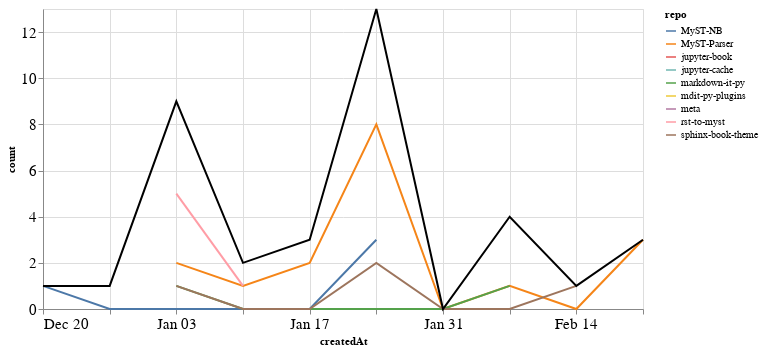

This figure's notebook cell:
### Markdown cell above
### PRs

### Code cell
prs_time = prs.groupby('repo').resample('W', on='createdAt').count()['author'].reset_index()
prs_time = prs_time.rename(columns={'author': 'count'})
prs_time_total = prs_time.groupby('createdAt').agg({"count": "sum"}).reset_index()

ch1 = alt.Chart(prs_time, width=600).mark_line().encode(
    x='createdAt',
    y='count',
    color='repo',
    tooltip="repo"
)

ch2 = alt.Chart(prs_time_total, width=600).mark_line(color="black").encode(
    x='createdAt',
    y='count',
)

ch1 + ch2

### Figure 1 — Vega-Lite specification as saved in the notebook (floating-point values rounded to 4 significant figures)
{"config": {"axisLeft": {"labelFontSize": 15}, "axisBottom": {"labelFontSize": 15}}, "layer": [{"data": {"name": "data-290ac2dccb6177180b945f27cdf6c369"}, "mark": "line", "encoding": {"color": {"type": "nominal", "field": "repo"}, "tooltip": {"type": "nominal", "field": "repo"}, "x": {"type": "temporal", "field": "createdAt"}, "y": {"type": "quantitative", "field": "count"}}, "width": 600}, {"data": {"name": "data-e7e472df8b534a785e3931d4b1ac56c4"}, "mark": {"type": "line", "color": "black"}, "encoding": {"x": {"type": "temporal", "field": "createdAt"}, "y": {"type": "quantitative", "field": "count"}}, "width": 600}], "$schema": "https://vega.github.io/schema/vega-lite/v4.8.1.json", "datasets": {"data-290ac2dccb6177180b945f27cdf6c369": [{"repo": "MyST-NB", "createdAt": "2020-12-20T00:00:00", "count": 1}, {"repo": "MyST-NB", "createdAt": "2020-12-27T00:00:00", "count": 0}, {"repo": "MyST-NB", "createdAt": "2021-01-03T00:00:00", "count": 0}, {"repo": "MyST-NB", "createdAt": "2021-01-10T00:00:00", "count": 0}, {"repo": "MyST-NB", "createdAt": "2021-01-17T00:00:00", "count": 0}, {"repo": "MyST-NB", "createdAt": "2021-01-24T00:00:00", "count": 3}, {"repo": "MyST-Parser", "createdAt": "2021-01-03T00:00:00", "count": 2}, {"repo": "MyST-Parser", "createdAt": "2021-01-10T00:00:00", "count": 1}, {"repo": "MyST-Parser", "createdAt": "2021-01-17T00:00:00", "count": 2}, {"repo": "MyST-Parser", "createdAt": "2021-01-24T00:00:00", "count": 8}, {"repo": "MyST-Parser", "createdAt": "2021-01-31T00:00:00", "count": 0}, {"repo": "MyST-Parser", "createdAt": "2021-02-07T00:00:00", "count": 1}, {"repo": "MyST-Parser", "createdAt": "2021-02-14T00:00:00", "count": 0}, {"repo": "MyST-Parser", "createdAt": "2021-02-21T00:00:00", "count": 3}, {"repo": "jupyter-book", "createdAt": "2021-02-07T00:00:00", "count": 1}, {"repo": "jupyter-cache", "createdAt": "2021-01-17T00:00:00", "count": 1}, {"repo": "markdown-it-py", "createdAt": "2021-01-03T00:00:00", "count": 1}, {"repo": "markdown-it-py", "createdAt": "2021-01-10T00:00:00", "count": 0}, {"repo": "markdown-it-py", "createdAt": "2021-01-17T00:00:00", "count": 0}, {"repo": "markdown-it-py", "createdAt": "2021-01-24T00:00:00", "count": 0}, {"repo": "markdown-it-py", "createdAt": "2021-01-31T00:00:00", "count": 0}, {"repo": "markdown-it-py", "createdAt": "2021-02-07T00:00:00", "count": 1}, {"repo": "mdit-py-plugins", "createdAt": "2021-02-07T00:00:00", "count": 1}, {"repo": "meta", "createdAt": "2020-12-27T00:00:00", "count": 1}, {"repo": "rst-to-myst", "createdAt": "2021-01-03T00:00:00", "count": 5}, {"repo": "rst-to-myst", "createdAt": "2021-01-10T00:00:00", "count": 1}, {"repo": "sphinx-book-theme", "createdAt": "2021-01-03T00:00:00", "count": 1}, {"repo": "sphinx-book-theme", "createdAt": "2021-01-10T00:00:00", "count": 0}, {"repo": "sphinx-book-theme", "createdAt": "2021-01-17T00:00:00", "count": 0}, {"repo": "sphinx-book-theme", "createdAt": "2021-01-24T00:00:00", "count": 2}, {"repo": "sphinx-book-theme", "createdAt": "2021-01-31T00:00:00", "count": 0}, {"repo": "sphinx-book-theme", "createdAt": "2021-02-07T00:00:00", "count": 0}, {"repo": "sphinx-book-theme", "createdAt": "2021-02-14T00:00:00", "count": 1}], "data-e7e472df8b534a785e3931d4b1ac56c4": [{"createdAt": "2020-12-20T00:00:00", "count": 1}, {"createdAt": "2020-12-27T00:00:00", "count": 1}, {"createdAt": "2021-01-03T00:00:00", "count": 9}, {"createdAt": "2021-01-10T00:00:00", "count": 2}, {"createdAt": "2021-01-17T00:00:00", "count": 3}, {"createdAt": "2021-01-24T00:00:00", "count": 13}, {"createdAt": "2021-01-31T00:00:00", "count": 0}, {"createdAt": "2021-02-07T00:00:00", "count": 4}, {"createdAt": "2021-02-14T00:00:00", "count": 1}, {"createdAt": "2021-02-21T00:00:00", "count": 3}]}}
